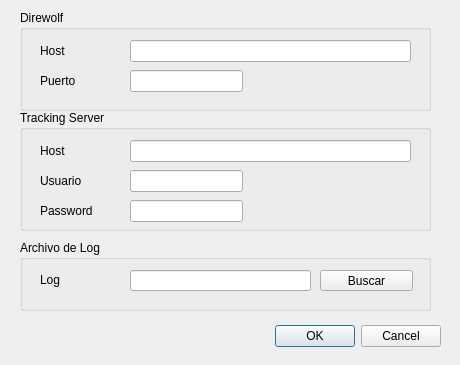
<?xml version="1.0" encoding="UTF-8"?>
<ui version="4.0">
 <class>Config</class>
 <widget class="QDialog" name="Config">
  <property name="geometry">
   <rect>
    <x>0</x>
    <y>0</y>
    <width>460</width>
    <height>365</height>
   </rect>
  </property>
  <property name="windowTitle">
   <string>Configuration</string>
  </property>
  <widget class="QDialogButtonBox" name="buttonBox">
   <property name="geometry">
    <rect>
     <x>30</x>
     <y>320</y>
     <width>411</width>
     <height>32</height>
    </rect>
   </property>
   <property name="orientation">
    <enum>Qt::Horizontal</enum>
   </property>
   <property name="standardButtons">
    <set>QDialogButtonBox::Cancel|QDialogButtonBox::Ok</set>
   </property>
  </widget>
  <widget class="QGroupBox" name="groupBox_2">
   <property name="geometry">
    <rect>
     <x>20</x>
     <y>110</y>
     <width>411</width>
     <height>121</height>
    </rect>
   </property>
   <property name="title">
    <string>Tracking Server</string>
   </property>
   <widget class="QLabel" name="label_3">
    <property name="geometry">
     <rect>
      <x>20</x>
      <y>30</y>
      <width>59</width>
      <height>21</height>
     </rect>
    </property>
    <property name="text">
     <string>Host</string>
    </property>
   </widget>
   <widget class="QLineEdit" name="serverHostEdit">
    <property name="geometry">
     <rect>
      <x>110</x>
      <y>30</y>
      <width>281</width>
      <height>22</height>
     </rect>
    </property>
   </widget>
   <widget class="QLabel" name="label_4">
    <property name="geometry">
     <rect>
      <x>20</x>
      <y>60</y>
      <width>59</width>
      <height>21</height>
     </rect>
    </property>
    <property name="text">
     <string>Usuario</string>
    </property>
   </widget>
   <widget class="QLineEdit" name="serverUserEdit">
    <property name="geometry">
     <rect>
      <x>110</x>
      <y>60</y>
      <width>113</width>
      <height>22</height>
     </rect>
    </property>
   </widget>
   <widget class="QLineEdit" name="serverPassEdit">
    <property name="geometry">
     <rect>
      <x>110</x>
      <y>90</y>
      <width>113</width>
      <height>22</height>
     </rect>
    </property>
    <property name="echoMode">
     <enum>QLineEdit::PasswordEchoOnEdit</enum>
    </property>
   </widget>
   <widget class="QLabel" name="label_5">
    <property name="geometry">
     <rect>
      <x>20</x>
      <y>90</y>
      <width>71</width>
      <height>21</height>
     </rect>
    </property>
    <property name="text">
     <string>Password</string>
    </property>
   </widget>
  </widget>
  <widget class="QGroupBox" name="groupBox">
   <property name="geometry">
    <rect>
     <x>20</x>
     <y>10</y>
     <width>411</width>
     <height>101</height>
    </rect>
   </property>
   <property name="title">
    <string>Direwolf</string>
   </property>
   <widget class="QLabel" name="label">
    <property name="geometry">
     <rect>
      <x>20</x>
      <y>30</y>
      <width>59</width>
      <height>21</height>
     </rect>
    </property>
    <property name="text">
     <string>Host</string>
    </property>
   </widget>
   <widget class="QLineEdit" name="direwolfHostEdit">
    <property name="geometry">
     <rect>
      <x>110</x>
      <y>30</y>
      <width>281</width>
      <height>22</height>
     </rect>
    </property>
   </widget>
   <widget class="QLineEdit" name="direwolfPortEdit">
    <property name="geometry">
     <rect>
      <x>110</x>
      <y>60</y>
      <width>113</width>
      <height>22</height>
     </rect>
    </property>
   </widget>
   <widget class="QLabel" name="label_2">
    <property name="geometry">
     <rect>
      <x>20</x>
      <y>60</y>
      <width>59</width>
      <height>21</height>
     </rect>
    </property>
    <property name="text">
     <string>Puerto</string>
    </property>
   </widget>
  </widget>
  <widget class="QGroupBox" name="groupBox_3">
   <property name="geometry">
    <rect>
     <x>20</x>
     <y>240</y>
     <width>411</width>
     <height>71</height>
    </rect>
   </property>
   <property name="title">
    <string>Archivo de Log </string>
   </property>
   <widget class="QLabel" name="label_6">
    <property name="geometry">
     <rect>
      <x>20</x>
      <y>30</y>
      <width>66</width>
      <height>20</height>
     </rect>
    </property>
    <property name="text">
     <string>Log</string>
    </property>
   </widget>
   <widget class="QLineEdit" name="logFileEdit">
    <property name="geometry">
     <rect>
      <x>110</x>
      <y>30</y>
      <width>181</width>
      <height>21</height>
     </rect>
    </property>
   </widget>
   <widget class="QPushButton" name="logFileButton">
    <property name="geometry">
     <rect>
      <x>300</x>
      <y>30</y>
      <width>93</width>
      <height>21</height>
     </rect>
    </property>
    <property name="text">
     <string>Buscar</string>
    </property>
   </widget>
  </widget>
 </widget>
 <resources/>
 <connections>
  <connection>
   <sender>buttonBox</sender>
   <signal>accepted()</signal>
   <receiver>Config</receiver>
   <slot>accept()</slot>
   <hints>
    <hint type="sourcelabel">
     <x>248</x>
     <y>254</y>
    </hint>
    <hint type="destinationlabel">
     <x>157</x>
     <y>274</y>
    </hint>
   </hints>
  </connection>
  <connection>
   <sender>buttonBox</sender>
   <signal>rejected()</signal>
   <receiver>Config</receiver>
   <slot>reject()</slot>
   <hints>
    <hint type="sourcelabel">
     <x>316</x>
     <y>260</y>
    </hint>
    <hint type="destinationlabel">
     <x>286</x>
     <y>274</y>
    </hint>
   </hints>
  </connection>
 </connections>
</ui>
